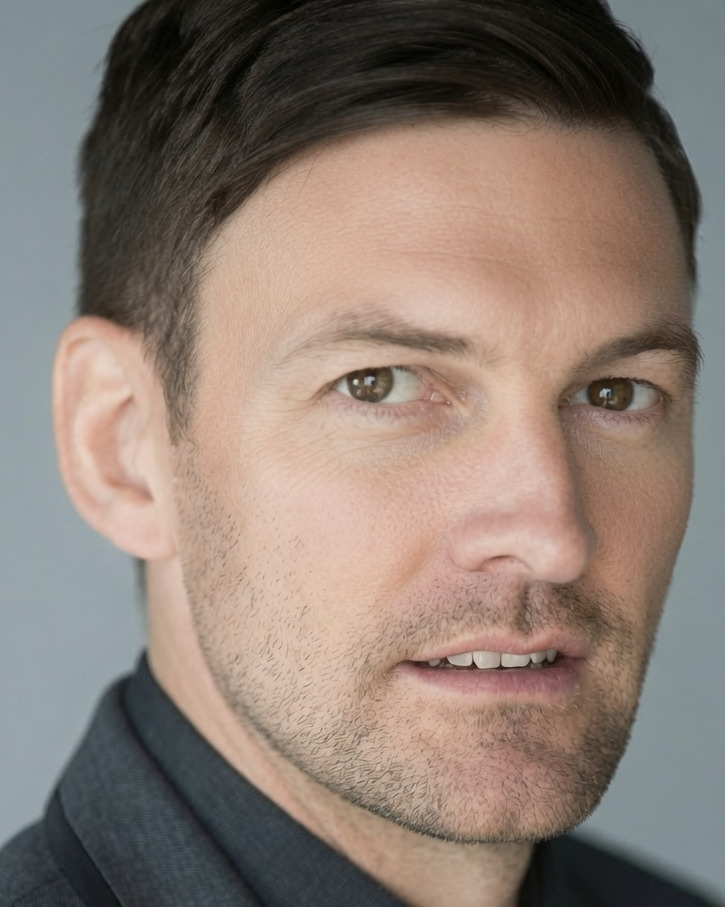
#> input picture src/assets/portrait.jpeg, 725 x 907 px
$ python -i retouch_portrait.py   (imports and definitions only)
#> lines starting #> are read from the running program, lines starting #| are printed output that depends on the picture; after the words box and inside, x2 and y2 are one past the last pixel; in counts of white or black regions, pixels touching at a corner belong together
"""Build src/assets/portrait.jpeg from the untouched master photo.

Everything done to the portrait lives here, so the asset is reproducible and the
master is never modified in place. Run from the site repo root:

    python scripts/retouch_portrait.py

Steps, in order:
  1. Crop to 4:5, framing the eyes on the 40% line
  2. Colour-match the olive cast on the left temple to the surrounding skin
  3. Recolour the shirt and jacket to charcoal
  4. Downsample to 1280x1600 and save

Work happens at crop resolution and is downsampled last — that keeps mask edges
from showing.
"""

from __future__ import annotations

from pathlib import Path

import numpy as np
from PIL import Image, ImageDraw, ImageFilter

SITE_ROOT = Path(__file__).resolve().parents[1]
MASTER = Path.home() / "OneDrive" / "Pictures" / "Greg 3.jpeg"
OUT = SITE_ROOT / "src" / "assets" / "portrait.jpeg"

# Chosen by inspection against the 3000x2760 master: puts the eyes on the 40%
# line and centres the face left-to-right.
CROP_BOX = (406, 250, 2414, 2760)
FINAL_SIZE = (1280, 1600)

# Charcoal the garment is mapped to, as a value range: deep folds to highlights.
CHARCOAL_LOW = 0.13
CHARCOAL_HIGH = 0.42
CHARCOAL_TINT = np.array([0.95, 0.97, 1.00])

# Hue correction is applied nearly in full — the olive tint is what reads as
# wrong. Brightness is only nudged: the temple really is turned away from the
# light, and matching it to the lit side puts a glow on the side of his head.
CAST_HUE_STRENGTH = 0.92
CAST_LUMA_STRENGTH = 0.70

LUMA = np.array([0.299, 0.587, 0.114], dtype=np.float32)


def channels(rgb: np.ndarray):
    """Value, saturation, and blue-minus-red, from one pass."""
    value = rgb.max(axis=2)
    minimum = rgb.min(axis=2)
    saturation = np.where(value > 0, (value - minimum) / np.maximum(value, 1e-6), 0.0)
    return value, saturation, rgb[:, :, 2] - rgb[:, :, 0]


def blur(arr: np.ndarray, radius: float) -> np.ndarray:
    """Gaussian blur that round-trips float arrays of 1 or 3 channels."""
    mode = "L" if arr.ndim == 2 else "RGB"
    img = Image.fromarray(np.clip(arr * 255, 0, 255).astype(np.uint8), mode=mode)
    out = np.asarray(img.filter(ImageFilter.GaussianBlur(radius)), dtype=np.float32) / 255.0
    return out


def skin_mask(rgb: np.ndarray) -> np.ndarray:
    value, _, coolness = channels(rgb)
    return (coolness < -0.015) & (value > 0.30)


# [67 lines left out: function match_temple_cast, not called in this run]


def garment_mask(rgb: np.ndarray) -> np.ndarray:
    """Everything the subject is wearing, as a boolean mask.

    Three-way split by hue: skin is warm (blue-red negative), the backdrop is
    cool, and the garment is the only neutral thing in frame. Brightness is
    deliberately not part of the test — the previous version keyed on it and
    dropped every shadowed fold and the whole second wedge below the far
    shoulder.

    Teeth and eye catchlights are neutral too, so the mask is then reduced to the
    components that reach the bottom edge of the frame. The garment does; a
    mouth in the middle of a face does not.
    """
    height, width, _ = rgb.shape
    _, _, coolness = channels(rgb)
    neutral = (coolness >= -0.015) & (coolness <= 0.035)

    # Bottom half only, as a cheap first cut before the connectivity pass.
    neutral[: int(height * 0.45), :] = False

    solid = Image.fromarray((neutral * 255).astype(np.uint8), mode="L")
    # Close small gaps so a fold shadow doesn't sever a region from the edge.
    solid = solid.filter(ImageFilter.MaxFilter(9)).filter(ImageFilter.MinFilter(9))
    filled = np.asarray(solid, dtype=np.uint8) > 127

    # Flood from every run of mask along the bottom edge; keep only what connects.
    # The .copy() is required: an image straight from Image.fromarray shares the
    # numpy buffer read-only, and ImageDraw.floodfill silently writes nothing.
    keep = Image.fromarray((filled * 255).astype(np.uint8), mode="L").copy()
    bottom = filled[-1, :]
    seeds: list[int] = []
    x = 0
    while x < width:
        if bottom[x]:
            start = x
            while x < width and bottom[x]:
                x += 1
            seeds.append((start + x - 1) // 2)
        else:
            x += 1

    for seed_x in seeds:
        ImageDraw.floodfill(keep, (int(seed_x), height - 1), 128)

    connected = np.asarray(keep, dtype=np.uint8) == 128
    return connected & filled


def recolour_garment(rgb: np.ndarray) -> np.ndarray:
    """Map the shirt and jacket to charcoal, preserving folds and fabric texture."""
    width = rgb.shape[1]
    value, _, _ = channels(rgb)
    is_garment = garment_mask(rgb)
    if not is_garment.any():
        return rgb

    mask = blur(is_garment.astype(np.float32), max(1.0, width * 0.0022))

    # Normalise the garment's own tonal range, then remap onto charcoal so folds
    # and shadows survive the change.
    low, high = np.percentile(value[is_garment], [2, 98])
    t = np.clip((value - low) / max(high - low, 1e-6), 0.0, 1.0)
    mapped = CHARCOAL_LOW + t * (CHARCOAL_HIGH - CHARCOAL_LOW)

    # Re-add the fine detail the tonal remap flattens (weave, stitching, edges).
    mapped = np.clip(mapped + (value - blur(value, max(1.0, width * 0.004))) * 0.55, 0.0, 1.0)

    charcoal = mapped[:, :, None] * CHARCOAL_TINT[None, None, :]
    return np.clip(rgb * (1 - mask[:, :, None]) + charcoal * mask[:, :, None], 0.0, 1.0)


# [20 lines left out: functions build, main, not called in this run]


# [2 lines not run here, left out]

>>> import cv2
>>> picture = cv2.imread('../src/assets/portrait.jpeg')
#> picture is the input picture: shape (907, 725, 3); mean B, G, R 114.7, 124.1, 138.8
>>> result = recolour_garment(picture)
#> in channels, `minimum = rgb.min(axis=2)`:
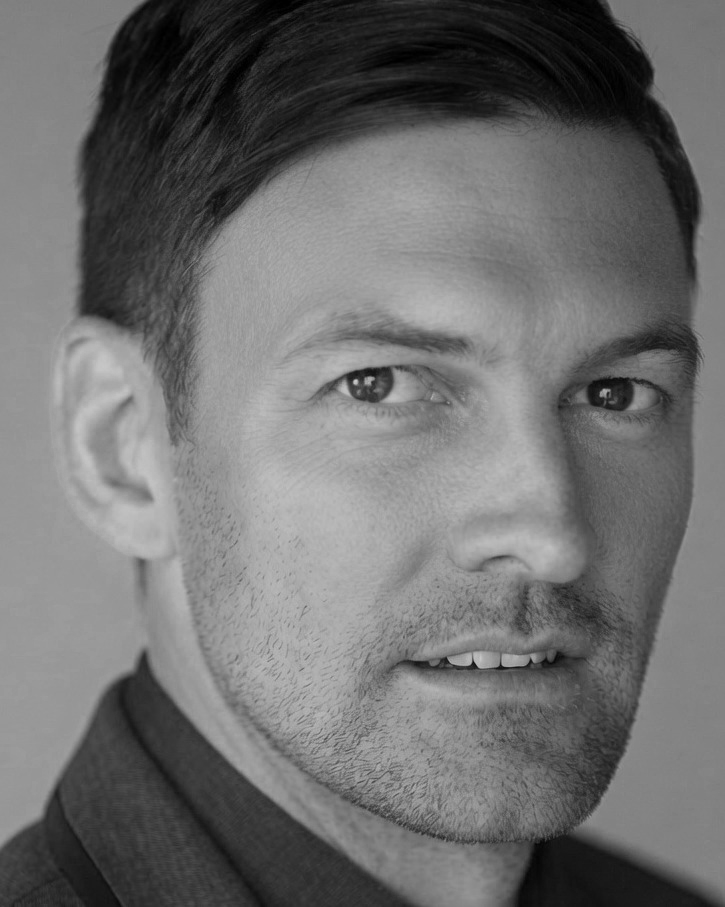
#> minimum: shape (907, 725); min 0, max 201, mean 110.3
#> in channels, `saturation = np.where(value > 0, (value - minimum) / np.maximum(value,..`:
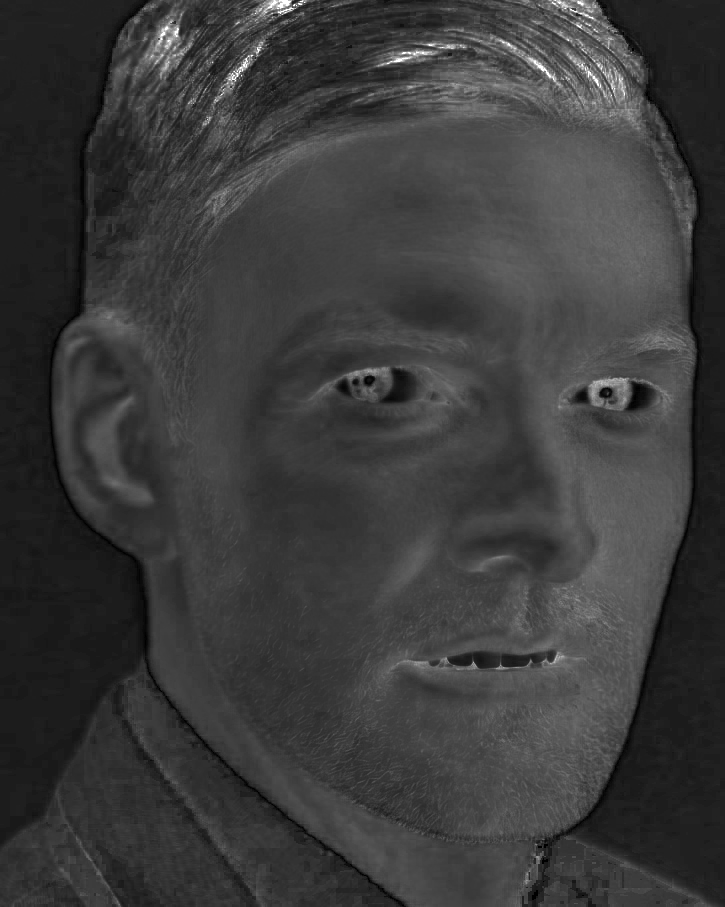
#> saturation: shape (907, 725) float64; min 0, max 1, mean 0.235
#> in garment_mask, `_, _, coolness = channels(rgb)`:
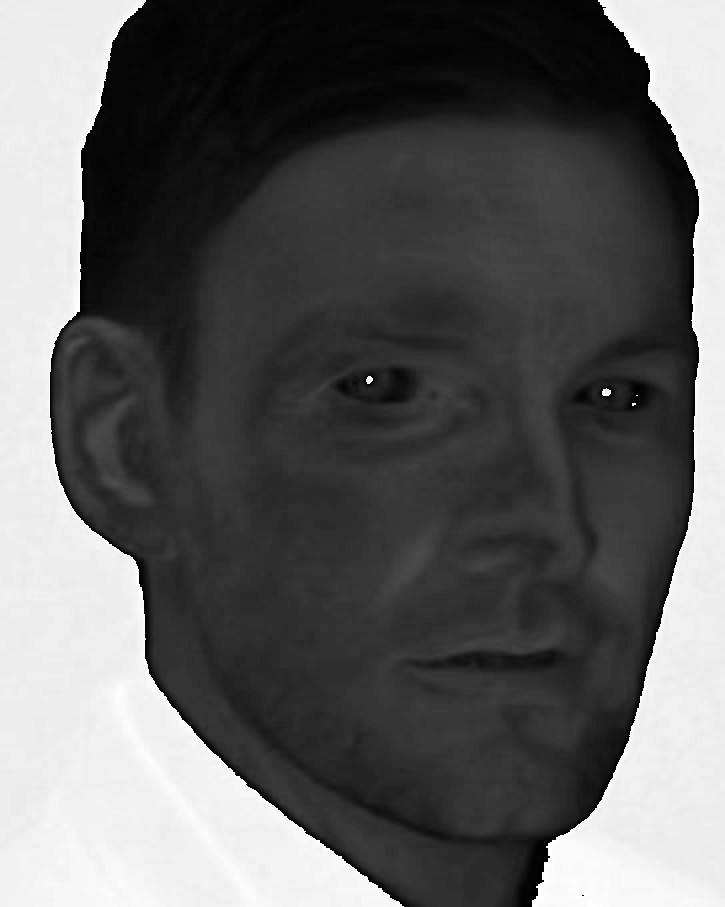
#> coolness: shape (907, 725); min 0, max 255, mean 96.6
#> in garment_mask, `neutral = (coolness >= -0.015) & (coolness <= 0.035)`:
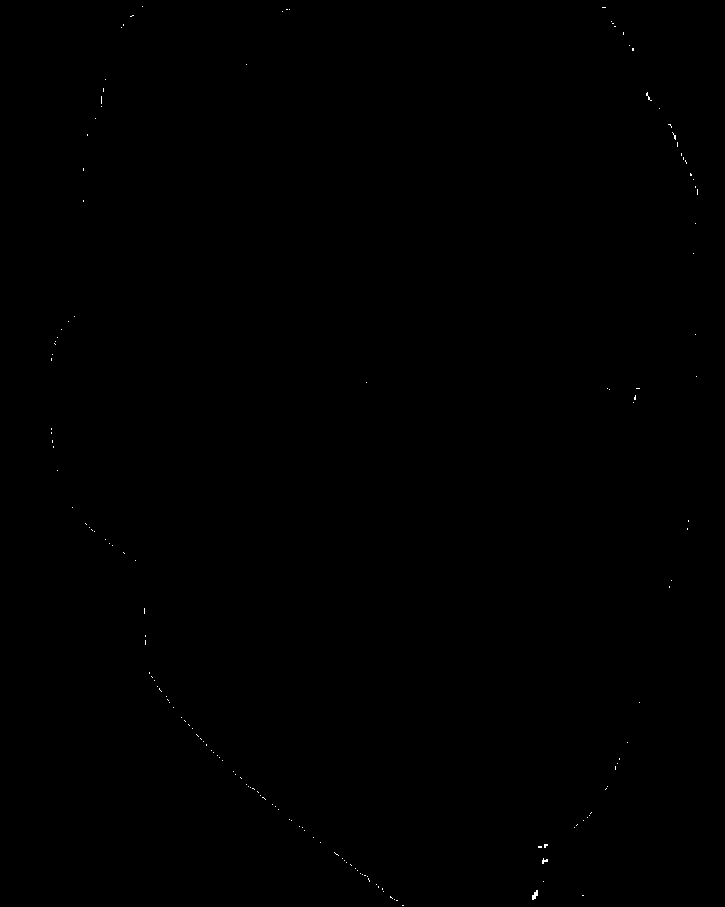
#> neutral: shape (907, 725) bool; 0.06% white in thin lines or dots, all inside (x1, y1, x2, y2) = (51, 6, 698, 906)
#> in garment_mask, `neutral[: int(height * 0.45), :] = False`: neutral: shape (907, 725) bool; 0.04% white in thin lines or dots, all inside (x1, y1, x2, y2) = (51, 428, 689, 906)
#> in garment_mask, `solid = solid.filter(ImageFilter.MaxFilter(9)).filter(ImageFilter.MinF..`: solid: PIL image 725x907 L; 0.04% white in thin lines or dots, all inside (x1, y1, x2, y2) = (51, 428, 689, 907)
#> after the loop in garment_mask, `while x < width:`: seeds = [402]; x = 725
#> the loop in garment_mask, `for seed_x in seeds:` made 1 pass
#> in garment_mask, `connected = np.asarray(keep, dtype=np.uint8) == 128`: connected: shape (907, 725) bool; 0% white in thin lines or dots, all inside (x1, y1, x2, y2) = (402, 905, 404, 907)
#> in recolour_garment, `low, high = np.percentile(value[is_garment], [2, 98])`: low = 39.06; high = 41.94
#> in recolour_garment, `mapped = CHARCOAL_LOW + t * (CHARCOAL_HIGH - CHARCOAL_LOW)`:
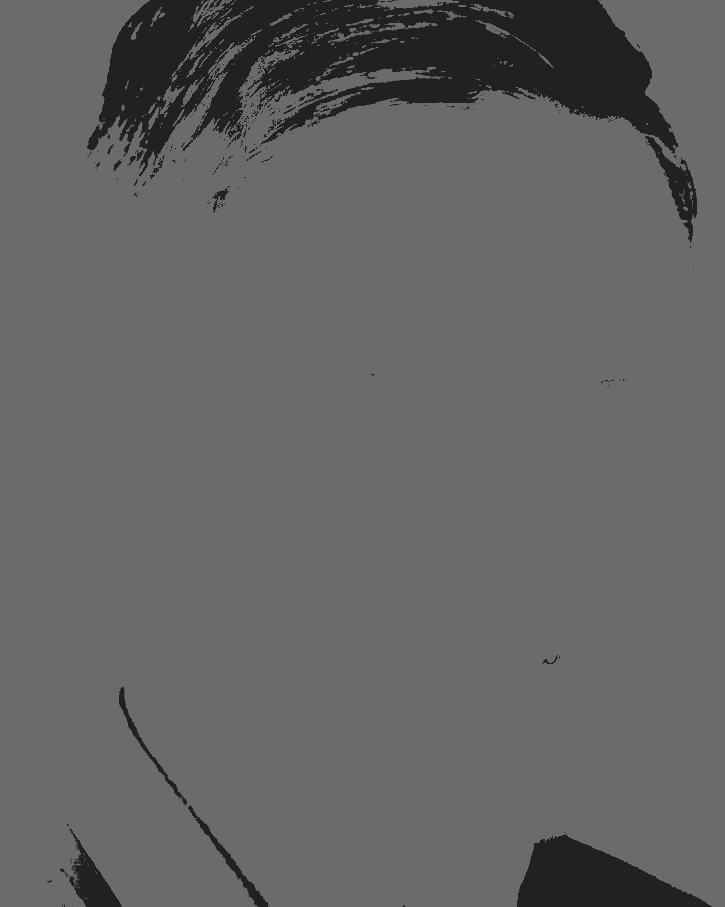
#> mapped: shape (907, 725) float64; min 0.13, max 0.42, mean 0.391
#> call 2 of blur, with radius = 2.9
#> in blur (call 2), `img = Image.fromarray(np.clip(arr * 255, 0, 255).astype(np.uint8), mod..`:
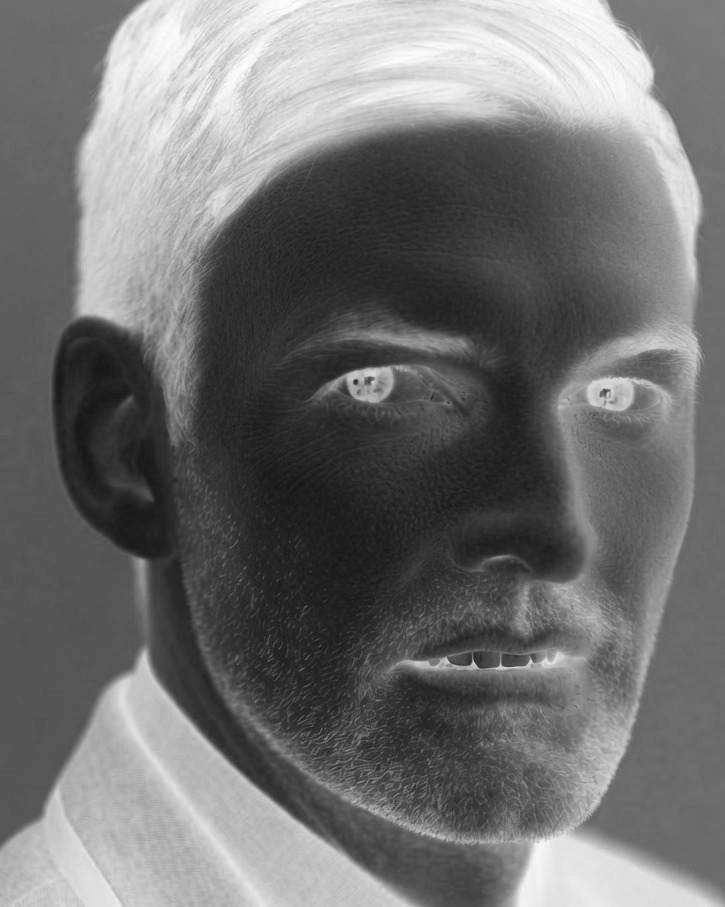
#> img: PIL image 725x907 L; min 21, max 255, mean 112.7
#> in recolour_garment, `charcoal = mapped[:, :, None] * CHARCOAL_TINT[None, None, :]`:
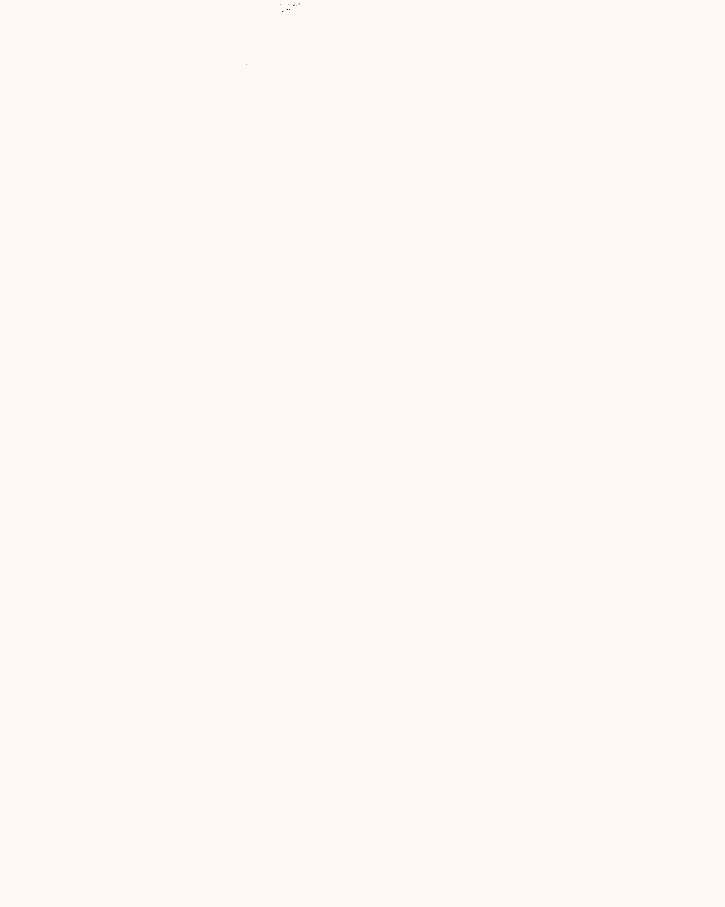
#> charcoal: shape (907, 725, 3) float64; mean of channels 0, 1, 2 0.95, 0.97, 1; drawn as B, G, R
